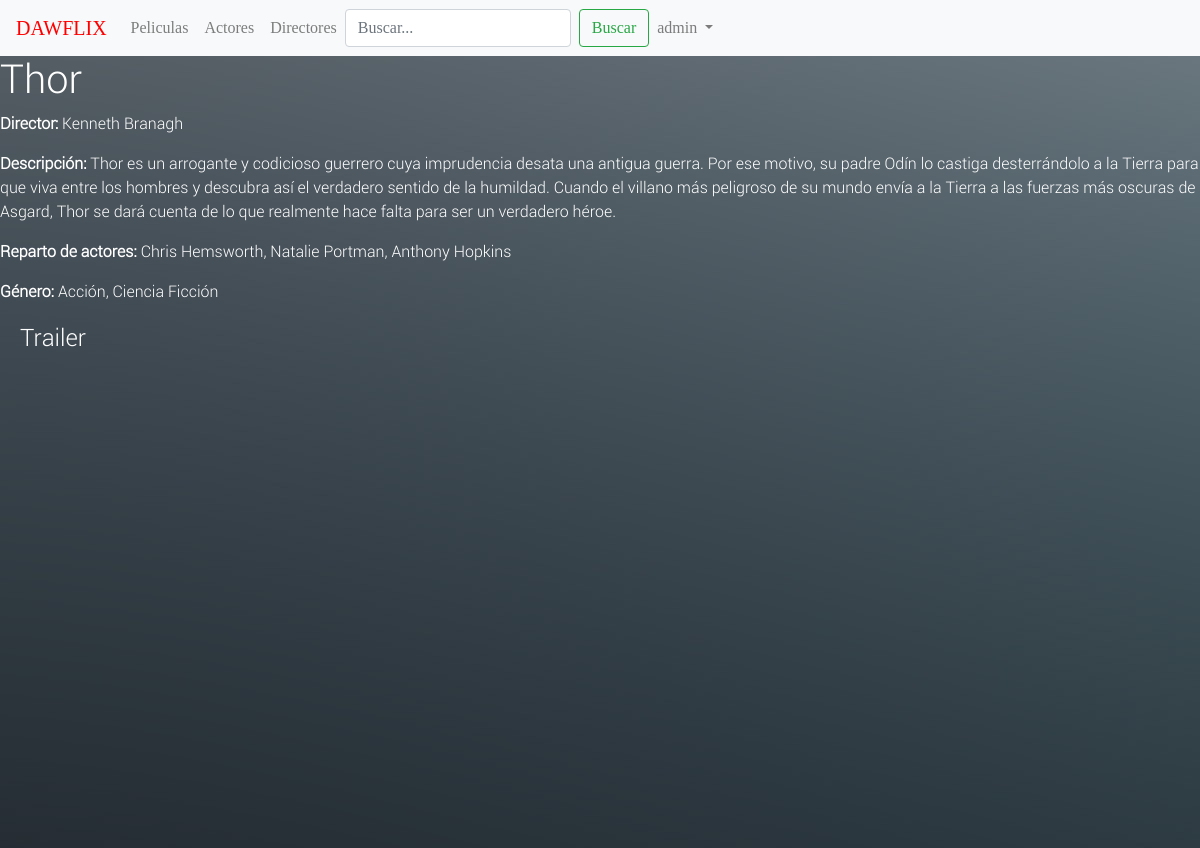
/videoclub/pelicula/17 (signed in), run on the app's committed database.
### videoclub/models.py (models this page shows, shortened)
class Pelicula(models.Model):
    titulo = models.CharField(max_length=200, blank=False, default="")
    url = models.CharField(max_length=200, blank=False, default="")
    descripcion = models.TextField(max_length=1000, default="", help_text="Introduce una descripcion para la película")
    año = models.DateField(null=True, blank=True)
    models.DateField(null=True, blank=True)
    director = models.ForeignKey(Persona, related_name='director',on_delete=models.SET_NULL, null=True)
    reparto = models.ManyToManyField(Persona)
    urlPortada = models.CharField(max_length=200, default="")
    genero = models.ManyToManyField(Genero, help_text="Selecciona un género para esta pelicula")
    valoracion = models.PositiveIntegerField(help_text="Valor de 0-100")
    def get_url(self):
        return self.url

class Persona(models.Model):
    nombre = models.CharField(max_length=100, default="")
    date_of_birth = models.DateField(null=True, blank=True)
    date_of_death = models.DateField('Died', null=True, blank=True)
    esDirector = models.CharField(max_length=2, default="no",help_text="si/no , en minusculas todo")
    urlFoto = models.CharField(max_length=200, blank=False, default="https://www.w3schools.com/css/img_avatar.png")
    urlVideo = models.CharField(max_length=200, blank=False, default="https://www.youtube.com/embed/_nq2BTuSOq4")
    def __str__(self):
        return self.nombre

class Genero(models.Model):
    name = models.CharField(max_length=200, help_text="Introduzca un género de película")
    def __str__(self):
        return self.name

### videoclub/views.py (the view)
# urls.py: url(r'^pelicula/(?P<pk>\d+)$', views.PeliculaDetailView.as_view(), name='pelicula-detalle'),
class PeliculaDetailView(LoginRequiredMixin, generic.DetailView):
    model = Pelicula

### videoclub/templates/videoclub/pelicula_detail.html
{% extends "base.html" %}
{% block content %}
  <h1>{{ pelicula.titulo }}</h1>
  <p><strong>Director:</strong> {{ pelicula.director }}</p>
  <p><strong>Descripción:</strong> {{ pelicula.descripcion }} </p>
  <p><strong>Reparto de actores:</strong> {% for reparto in pelicula.reparto.all %} {{ reparto }}{% if not forloop.last %}, {% endif %}{% endfor %}
  <p><strong>Género:</strong> {% for genero in pelicula.genero.all %} {{ genero }}{% if not forloop.last %}, {% endif %}{% endfor %}</p>
  <div style="margin-left:20px;margin-top:20px">
    <h4>Trailer</h4>
    <iframe width="720" height="480" src="{{ pelicula.get_url }}" frameborder="0" allow="autoplay; encrypted-media" allowfullscreen></iframe>
  </div>
{% endblock %}

### videoclub/templates/base.html (shortened to what this page needs)
{% load staticfiles %}
<!DOCTYPE html>
<html lang="en">
<head>
  <link rel="stylesheet" href="https://maxcdn.bootstrapcdn.com/bootstrap/4.0.0/css/bootstrap.min.css"
>
  <link rel="stylesheet" type="text/css" href="{% static 'styles.css' %}" />
  {% load static %}
  <link rel="stylesheet" href="{% static 'css/styles.css' %}">
</head>
<body>
  <nav class="navbar navbar-expand-lg navbar-light bg-light">
    <a class="navbar-brand DAWFLIX" href="/">DAWFLIX</a>
    <div class="collapse navbar-collapse" id="navbarSupportedContent">
      <ul class="navbar-nav mr-auto">
        <li class="nav-item">
          <a class="nav-link" href="{% url 'peliculas' %}">Peliculas</a>
        </li>
        <li class="nav-item">
          <a class="nav-link" href="{% url 'actores' %}">Actores</a>
        </li>
        <li class="nav-item">
          <a class="nav-link" href="{% url 'directores' %}">Directores</a>
        </li>
        <form class="form-inline my-2 my-lg-0" action="{% url 'search' %}" method="get">
          <input class="form-control mr-sm-2" type="search" placeholder="Buscar..." aria-label="Search" name="q">
          <button class="btn btn-outline-success my-2 my-sm-0" type="submit" value="Search">Buscar</button>
        </form>
        <div class="pull-right">
        <li class="nav-item dropdown">
          {% if user.is_authenticated %}
          <a class="nav-link dropdown-toggle" href="#" id="navbarDropdown" role="button" data-toggle="dropdown" aria-haspopup="true"
            aria-expanded="false">
            {{ user.get_username }}
          </a>
          {% else %}
          <li class="nav-item">
            <a href="{% url 'login'%}" role="button" class="nav-link" aria-haspopup="true" aria-expanded="false">Iniciar sesión</a>
          </li>
          {% endif %}
        </li>
        </div>
      </ul>
    </div>
  </nav>
  {% block content %}{% endblock %}
</body>
</html>

### videoclub/static/styles.css (style rules this page uses)
body { background: url('fondoLogin.jpg'); color: #fff; font-family: RobotoLight; }
nav { font-family: LemonMilklight; }
.DAWFLIX { color:red !important; }
li { list-style-type: none; }

### data on the page
Pelicula: titulo "Thor", director "Kenneth Branagh", descripcion "Thor es un arrogante y codicioso guerrero cuya imprudencia desata una antigua guerra. Por ese motivo, su padre Odín lo castiga desterrándolo a la Tierra para que viva entre los hombres y descubra así el verdadero sentido de la humildad. Cuando el villano más peligroso de su mundo envía a la Tierra a las fuerzas más oscuras de Asgard, Thor se dará cuenta de lo que realmente hace falta para ser un verdadero héroe."
Persona: nombre "Chris Hemsworth"
Persona: nombre "Natalie Portman"
Persona: nombre "Anthony Hopkins"
Genero: name "Acción"
Genero: name "Ciencia Ficción"

### other printed values
{{ user.get_username }} "admin"
